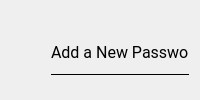
         <widget class="QWidget" name="widgetAdd">
          <layout class="QVBoxLayout" name="verticalLayout_4">
           <item>
            <widget class="QFrame" name="frameAddPassword">
             <property name="font">
              <font>
               <family>Roboto</family>
              </font>
             </property>
             <property name="frameShape">
              <enum>QFrame::NoFrame</enum>
             </property>
             <property name="frameShadow">
              <enum>QFrame::Raised</enum>
             </property>
             <widget class="QFrame" name="frame_5">
              <property name="geometry">
               <rect>
                <x>40</x>
                <y>20</y>
                <width>530</width>
                <height>45</height>
               </rect>
              </property>
              <property name="frameShape">
               <enum>QFrame::NoFrame</enum>
              </property>
              <property name="frameShadow">
               <enum>QFrame::Raised</enum>
              </property>
              <layout class="QVBoxLayout" name="verticalLayout_18">
               <property name="spacing">
                <number>0</number>
               </property>
               <property name="leftMargin">
                <number>0</number>
               </property>
               <property name="topMargin">
                <number>0</number>
               </property>
               <property name="rightMargin">
                <number>0</number>
               </property>
               <property name="bottomMargin">
                <number>0</number>
               </property>
               <item>
                <widget class="QLabel" name="labelHeading_5">
                 <property name="font">
                  <font>
                   <family>Roboto</family>
                   <pointsize>12</pointsize>
                  </font>
                 </property>
                 <property name="text">
                  <string>Add a New Password</string>
                 </property>
                 <property name="alignment">
                  <set>Qt::AlignLeading|Qt::AlignLeft|Qt::AlignVCenter</set>
                 </property>
                </widget>
               </item>
               <item>
                <widget class="Line" name="line_2">
                 <property name="frameShadow">
                  <enum>QFrame::Plain</enum>
                 </property>
                 <property name="lineWidth">
                  <number>1</number>
                 </property>
                 <property name="orientation">
                  <enum>Qt::Horizontal</enum>
                 </property>
                </widget>
               </item>
              </layout>
             </widget>
             <widget class="QPushButton" name="buttonAddPassword">
              <property name="geometry">
               <rect>
                <x>420</x>
                <y>480</y>
                <width>151</width>
                <height>27</height>
               </rect>
              </property>
              <property name="minimumSize">
               <size>
                <width>0</width>
                <height>27</height>
               </size>
              </property>
              <property name="font">
               <font>
                <family>Roboto</family>
                <pointsize>8</pointsize>
               </font>
              </property>
              <property name="cursor">
               <cursorShape>PointingHandCursor</cursorShape>
              </property>
              <property name="text">
               <string>Add</string>
              </property>
             </widget>
             <widget class="QFrame" name="framePasswordEntry">
              <property name="geometry">
               <rect>
                <x>40</x>
                <y>100</y>
                <width>530</width>
                <height>371</height>
               </rect>
              </property>
              <property name="frameShape">
               <enum>QFrame::NoFrame</enum>
              </property>
              <property name="frameShadow">
               <enum>QFrame::Raised</enum>
              </property>
              <layout class="QVBoxLayout" name="verticalLayout_7">
               <property name="spacing">
                <number>12</number>
               </property>
               <property name="leftMargin">
                <number>0</number>
               </property>
               <property name="rightMargin">
                <number>0</number>
               </property>
               <item>
                <widget class="QGroupBox" name="groupBox_4">
                 <property name="font">
                  <font>
                   <family>Roboto</family>
                   <pointsize>8</pointsize>
                  </font>
                 </property>
                 <property name="title">
                  <string>Title</string>
                 </property>
                 <layout class="QVBoxLayout" name="verticalLayout_15">
                  <item>
                   <widget class="QComboBox" name="comboBoxEntryTitle">
                    <property name="font">
                     <font>
                      <family>Roboto</family>
                      <pointsize>9</pointsize>
                     </font>
                    </property>
                    <property name="editable">
                     <bool>true</bool>
                    </property>
                    <property name="currentText">
                     <string/>
                    </property>
                    <property name="currentIndex">
                     <number>0</number>
                    </property>
                    <property name="maxVisibleItems">
                     <number>10</number>
                    </property>
                    <item>
                     <property name="text">
                      <string/>
                     </property>
                    </item>
                    <item>
                     <property name="text">
                      <string>Alibaba</string>
                     </property>
                    </item>
                    <item>
                     <property name="text">
                      <string>AliExpress</string>
                     </property>
                    </item>
                    <item>
                     <property name="text">
                      <string>Amazon</string>
                     </property>
                    </item>
                    <item>
                     <property name="text">
                      <string>Bing</string>
                     </property>
                    </item>
                    <item>
                     <property name="text">
                      <string>Cash App</string>
                     </property>
                    </item>
                    <item>
                     <property name="text">
                      <string>Discord</string>
                     </property>
                    </item>
                    <item>
                     <property name="text">
                      <string>Ebay</string>
                     </property>
                    </item>
                    <item>
                     <property name="text">
                      <string>Facebook</string>
                     </property>
                    </item>
                    <item>
                     <property name="text">
                      <string>Flipkart</string>
                     </property>
                    </item>
                    <item>
                     <property name="text">
                      <string>Foodpanda</string>
                     </property>
                    </item>
                    <item>
                     <property name="text">
                      <string>Google</string>
                     </property>
                    </item>
                    <item>
                     <property name="text">
                      <string>Instagram</string>
                     </property>
                    </item>
                    <item>
                     <property name="text">
                      <string>Linkedin</string>
                     </property>
                    </item>
                    <item>
                     <property name="text">
                      <string>McDonalds</string>
                     </property>
                    </item>
                    <item>
                     <property name="text">
                      <string>Netflix</string>
                     </property>
                    </item>
                    <item>
                     <property name="text">
                      <string>Reddit</string>
                     </property>
                    </item>
                    <item>
                     <property name="text">
                      <string>Shopee</string>
                     </property>
                    </item>
                    <item>
                     <property name="text">
                      <string>Snapchat</string>
                     </property>
                    </item>
                    <item>
                     <property name="text">
                      <string>Spotify</string>
                     </property>
                    </item>
                    <item>
                     <property name="text">
                      <string>Starbucks</string>
                     </property>
                    </item>
                    <item>
                     <property name="text">
                      <string>Telegram</string>
                     </property>
                    </item>
                    <item>
                     <property name="text">
                      <string>Tiktok</string>
                     </property>
                    </item>
                    <item>
                     <property name="text">
                      <string>Twitch</string>
                     </property>
                    </item>
                    <item>
                     <property name="text">
                      <string>Twitter</string>
                     </property>
                    </item>
                    <item>
                     <property name="text">
                      <string>Uber</string>
                     </property>
                    </item>
                    <item>
                     <property name="text">
                      <string>WeChat</string>
                     </property>
                    </item>
                    <item>
                     <property name="text">
                      <string>WhatsApp</string>
                     </property>
                    </item>
                    <item>
                     <property name="text">
                      <string>Wish</string>
                     </property>
                    </item>
                    <item>
                     <property name="text">
                      <string>Wolt</string>
                     </property>
                    </item>
                    <item>
                     <property name="text">
                      <string>Yahoo</string>
                     </property>
                    </item>
                    <item>
                     <property name="text">
                      <string>Zoom</string>
                     </property>
                    </item>
                   </widget>
                  </item>
                 </layout>
                </widget>
               </item>
               <item>
                <widget class="QGroupBox" name="groupBox_5">
                 <property name="font">
                  <font>
                   <family>Roboto</family>
                   <pointsize>8</pointsize>
                  </font>
                 </property>
                 <property name="title">
                  <string>URL</string>
                 </property>
                 <layout class="QVBoxLayout" name="verticalLayout_21">
                  <item>
                   <widget class="QLineEdit" name="editEntryUrl">
                    <property name="font">
                     <font>
                      <family>Roboto</family>
                      <pointsize>10</pointsize>
                     </font>
                    </property>
                    <property name="inputMethodHints">
                     <set>Qt::ImhNone</set>
                    </property>
                    <property name="text">
                     <string/>
                    </property>
                    <property name="clearButtonEnabled">
                     <bool>true</bool>
                    </property>
                   </widget>
                  </item>
                 </layout>
                </widget>
               </item>
               <item>
                <widget class="QGroupBox" name="groupBox_6">
                 <property name="font">
                  <font>
                   <family>Roboto</family>
                   <pointsize>8</pointsize>
                  </font>
                 </property>
                 <property name="title">
                  <string>Username/Email</string>
                 </property>
                 <layout class="QVBoxLayout" name="verticalLayout_22">
                  <item>
                   <widget class="QLineEdit" name="editEntryUsername">
                    <property name="font">
                     <font>
                      <family>Roboto</family>
                      <pointsize>10</pointsize>
                     </font>
                    </property>
                    <property name="clearButtonEnabled">
                     <bool>true</bool>
                    </property>
                   </widget>
                  </item>
                 </layout>
                </widget>
               </item>
               <item>
                <widget class="QGroupBox" name="groupBox_7">
                 <property name="font">
                  <font>
                   <family>Roboto</family>
                   <pointsize>8</pointsize>
                  </font>
                 </property>
                 <property name="title">
                  <string>Password</string>
                 </property>
                 <layout class="QHBoxLayout" name="horizontalLayout_5">
                  <item>
                   <widget class="QLineEdit" name="editEntryPassword">
                    <property name="minimumSize">
                     <size>
                      <width>0</width>
                      <height>25</height>
                     </size>
                    </property>
                    <property name="font">
                     <font>
                      <family>Roboto</family>
                      <pointsize>10</pointsize>
                     </font>
                    </property>
                    <property name="echoMode">
                     <enum>QLineEdit::Password</enum>
                    </property>
                    <property name="clearButtonEnabled">
                     <bool>true</bool>
                    </property>
                   </widget>
                  </item>
                  <item>
                   <widget class="QPushButton" name="buttonPasswordToggle">
                    <property name="minimumSize">
                     <size>
                      <width>27</width>
                      <height>27</height>
                     </size>
                    </property>
                    <property name="font">
                     <font>
                      <family>Roboto</family>
                      <pointsize>8</pointsize>
                     </font>
                    </property>
                    <property name="cursor">
                     <cursorShape>PointingHandCursor</cursorShape>
                    </property>
                    <property name="icon">
                     <iconset>
                      <normaloff>icons/eye-crossed.svg</normaloff>icons/eye-crossed.svg</iconset>
                    </property>
                    <property name="iconSize">
                     <size>
                      <width>14</width>
                      <height>14</height>
                     </size>
                    </property>
                    <property name="checkable">
                     <bool>true</bool>
                    </property>
                   </widget>
                  </item>
                 </layout>
                </widget>
               </item>
               <item>
                <widget class="QGroupBox" name="groupBox_12">
                 <property name="font">
                  <font>
                   <family>Roboto</family>
                   <pointsize>8</pointsize>
                  </font>
                 </property>
                 <property name="title">
                  <string>Confirm password</string>
                 </property>
                 <layout class="QHBoxLayout" name="horizontalLayout_3">
                  <item>
                   <widget class="QLineEdit" name="editEntryPasswordConfirm">
                    <property name="minimumSize">
                     <size>
                      <width>0</width>
                      <height>25</height>
                     </size>
                    </property>
                    <property name="font">
                     <font>
                      <family>Roboto</family>
                      <pointsize>10</pointsize>
                     </font>
                    </property>
                    <property name="echoMode">
                     <enum>QLineEdit::Password</enum>
                    </property>
                    <property name="clearButtonEnabled">
                     <bool>true</bool>
                    </property>
                   </widget>
                  </item>
                  <item>
                   <widget class="QPushButton" name="buttonPasswordToggle_3">
                    <property name="minimumSize">
                     <size>
                      <width>27</width>
                      <height>27</height>
                     </size>
                    </property>
                    <property name="font">
                     <font>
                      <family>Roboto</family>
                      <pointsize>8</pointsize>
                     </font>
                    </property>
                    <property name="cursor">
                     <cursorShape>PointingHandCursor</cursorShape>
                    </property>
                    <property name="icon">
                     <iconset>
                      <normaloff>icons/eye-crossed.svg</normaloff>icons/eye-crossed.svg</iconset>
                    </property>
                    <property name="iconSize">
                     <size>
                      <width>14</width>
                      <height>14</height>
                     </size>
                    </property>
                    <property name="checkable">
                     <bool>true</bool>
                    </property>
                   </widget>
                  </item>
                 </layout>
                </widget>
               </item>
              </layout>
             </widget>
            </widget>
           </item>
          </layout>
         </widget>
